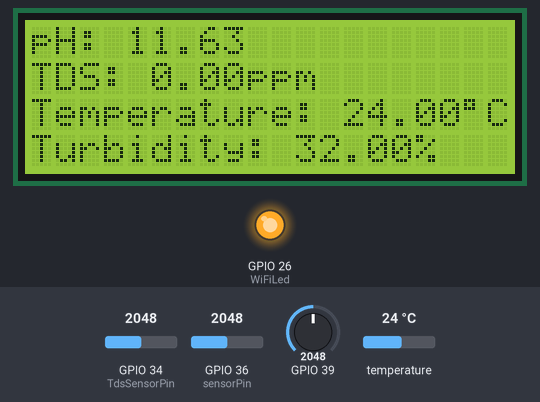
The sketch below on a simulated ESP32. Parts: 20×4 character LCD, output pins drawn as LEDs (lit = HIGH). The test bench sets the inputs (shaded band); at power-on: temperature 24 °C, GPIO 36 (sensorPin) = 2048, GPIO 39 = 2048, GPIO 34 (TdsSensorPin) = 2048. WiFi joins after 1.5 s; servers stay silent unless stated; what the sketch prints to the serial monitor is not drawn.

Above: at 11.0 s.
11.1 s: temperature set to 10.5 °C
At 12.9 s:
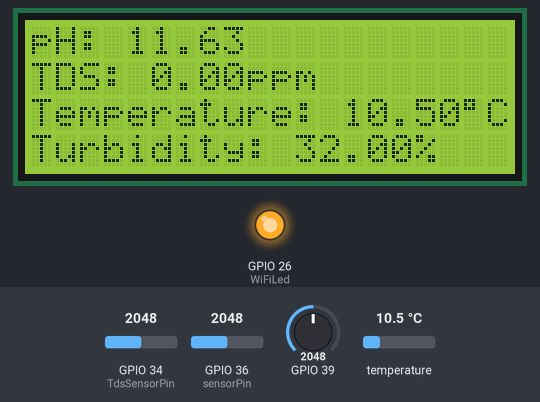
13.2 s: temperature set to 9.3 °C
At 14.8 s:
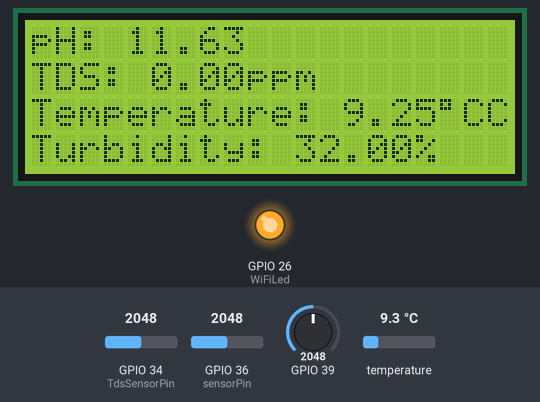
15.9 s: GPIO 36 (sensorPin) set to 2697
At 17.7 s:
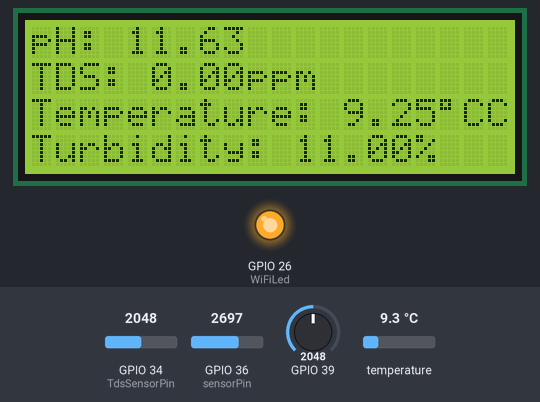
18.5 s: GPIO 36 (sensorPin) set to 2813
At 20.6 s:
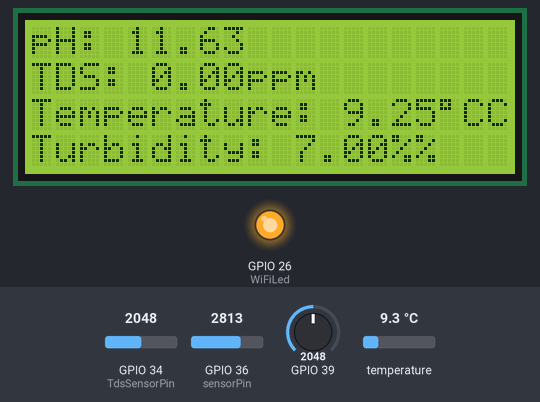
21.1 s: temperature set to 12 °C
At 23.4 s:
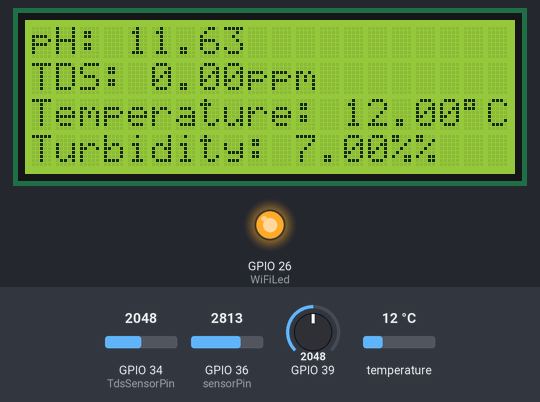
23.7 s: GPIO 39 set to 2866
At 25.8 s:
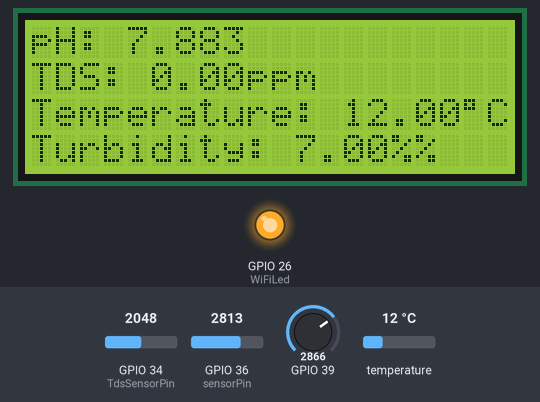
Timing chart, 0 to 27.3 s (numbered marks = the images above; inputs shaded):
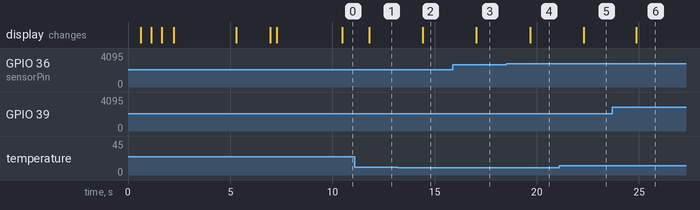

The sketch:

main_code.ino
```cpp
//This is for the Video Explanation account
// Blynk info = email: richardlennon@gmail.com password: richardlennon01
//Email info =  email: richardlennon@gmail.com password: richardlennon01
//Blynk Credentials
#define BLYNK_TEMPLATE_ID "TMPL2OiLhWN7P"
#define BLYNK_TEMPLATE_NAME "Handheld Drinking Water Quality Tester"
#define BLYNK_AUTH_TOKEN "8Bf7V84Ntu6KhYf0wEK-vgY7KZ8scByM"


//This is for the Video Explanation account
// Blynk info = Email: handheldwaterqualitytester@gmail.com password: handheld@12345
//Email info =  Email: handheldwaterqualitytester@gmail.com password: handheld01
// This is the newer version. Edit these three (3) below credentials with your BLYNK credentials.
#define BLYNK_TEMPLATE_ID "TMPL2HSZxx4Ra"
#define BLYNK_TEMPLATE_NAME "Handheld Drinking Water Quality Tester"
#define BLYNK_AUTH_TOKEN "5cwXPazbKQLPPVgxmYFJX0jxnlFo-q-v"


/* Comment this out to disable prints and save space */
#define BLYNK_PRINT Serial
#include <WiFi.h>
#include <WiFiClient.h>
#include <BlynkSimpleEsp32.h>

#define WiFiLed 26

BlynkTimer timer;

const unsigned long wifiTimeout = 10000;  // WiFi connection timeout in milliseconds
unsigned long wifiStartTime;
bool notificationlogOnceStatus = true;


//LCD2004
#include <Wire.h>
#include <LiquidCrystal_I2C.h>
LiquidCrystal_I2C lcd(0x27, 20, 4);  // set the LCD address to 0x27 for a 16 chars and 2 line display


//DS18B20 Temperature sensor
#include <OneWire.h>
#include <DallasTemperature.h>
const int oneWireBus = 27;            // GPIO where the DS18B20 is connected to
OneWire oneWire(oneWireBus);          // Setup a oneWire instance to communicate with any OneWire devices
DallasTemperature sensors(&oneWire);  // Pass our oneWire reference to Dallas Temperature sensor
float temperature;


//TDS sensor variabls.
#define TdsSensorPin 34
#define VREF 3.3           // analog reference voltage(Volt) of the ADC
#define SCOUNT 30          // sum of sample point
int analogBuffer[SCOUNT];  // store the analog value in the array, read from ADC
int analogBufferTemp[SCOUNT];
int analogBufferIndex = 0;
int copyIndex = 0;
float averageVoltage = 0;
float tdsValue = 0;


// Turbidity Sensor variables.
int sensorPin = 36, Vclear = 2.00;
float volt, sensVal;
float ntu;
int samples = 800;

//pH variables.
float calibration_value = 21.34 - 0.3;
int phval = 0;
unsigned long int avgval;
int buffer_arr[10], temp;
float ph_act;

// Your WiFi credentials.
// Set password to "" for open networks.
char ssid[] = "Deewansonic_Engineering";
char pass[] = "lkjhgfdsa";


void myTimer() {
  // This function describes what will happen with each timer tick
  // e.g. writing sensor value to datastream V5
  Blynk.virtualWrite(V0, ph_act);
  Blynk.virtualWrite(V1, tdsValue);
  Blynk.virtualWrite(V2, temperature);
  Blynk.virtualWrite(V3, ntu);
}


BLYNK_CONNECTED() {
  // update the latest state to the server
  // Blynk.syncVirtual(V0, V1, V2, V3, V4, V5, V6, V7, V8, V9, V10, V11, V12, V13);  // will cause BLYNK_WRITE(V0) to be executed
  // or
  Blynk.syncAll();  //ensure to have enabled the "sync" in each datastream in blynk platform/dashboard as without enabling the "sync", the   Blynk.syncAll(); will not work and it will only work for only the datastream's 'sync' that is enabled.
  // or
  // Blynk.virtualWrite(V0, LIGHT);  // Blynk.virtualWrite(V1, FAN);  // Blynk.virtualWrite(V2, SOCKET1);  // Blynk.virtualWrite(V3, SOCKET2);
}

void setup() {
  Serial.begin(9600);
  sensors.begin();
  pinMode(TdsSensorPin, INPUT);
  pinMode(WiFiLed, OUTPUT);


  //for the lcd
  lcd.init();           // initialize the lcd
  lcd.backlight();      //lcd backlight
  lcd.setCursor(0, 0);  //setting the lcd cursor
  lcd.print(".......WELCOME......");
  delay(500);
  lcd.clear();
  lcd.setCursor(0, 1);
  lcd.print(".......WELCOME......");
  delay(500);
  lcd.clear();
  lcd.setCursor(0, 2);
  lcd.print(".......WELCOME......");
  delay(500);
  lcd.clear();
  lcd.setCursor(0, 3);
  lcd.print(".......WELCOME......");
  delay(500);
  lcd.clear();
  lcd.setCursor(0, 0);
  lcd.print("         A          ");
  lcd.setCursor(0, 1);
  lcd.print(" HANDHELD DRINKING  ");
  lcd.setCursor(0, 2);
  lcd.print("    WATER QUALITY   ");
  lcd.setCursor(0, 3);
  lcd.print("       TESTER       ");
  delay(3000);
  connectWiFi();
}

void loop() {
  if (Blynk.connected()) {
    Blynk.run();
    timer.run();
  }


  //Temperature sensor evaluation codes
  sensors.requestTemperatures();
  temperature = sensors.getTempCByIndex(0);

  //TDS sensor evaluation codes
  static unsigned long analogSampleTimepoint = millis();
  if (millis() - analogSampleTimepoint > 40U)  //every 40 milliseconds,read the analog value from the ADC
  {
    analogSampleTimepoint = millis();
    analogBuffer[analogBufferIndex] = analogRead(TdsSensorPin);  //read the analog value and store into the buffer
    analogBufferIndex++;
    if (analogBufferIndex == SCOUNT)
      analogBufferIndex = 0;
  }
  static unsigned long printTimepoint = millis();
  if (millis() - printTimepoint > 800U) {
    printTimepoint = millis();
    for (copyIndex = 0; copyIndex < SCOUNT; copyIndex++)
      analogBufferTemp[copyIndex] = analogBuffer[copyIndex];
    averageVoltage = getMedianNum(analogBufferTemp, SCOUNT) * (float)VREF / 4096.0;                                                                                                   // read the analog value more stable by the median filtering algorithm, and convert to voltage value
    float compensationCoefficient = 1.0 + 0.02 * (temperature - 25.0);                                                                                                                //temperature compensation formula: fFinalResult(25^C) = fFinalResult(current)/(1.0+0.02*(fTP-25.0));
    float compensationVolatge = averageVoltage / compensationCoefficient;                                                                                                             //temperature compensation
    tdsValue = (133.42 * compensationVolatge * compensationVolatge * compensationVolatge - 255.86 * compensationVolatge * compensationVolatge + 857.39 * compensationVolatge) * 0.5;  //convert voltage value to tds value

    Serial.print("TDS Value:");
    Serial.print(tdsValue, 0);
    Serial.println("ppm");

    Serial.print("Temperature:");
    Serial.print(temperature);
    Serial.println("ºC");
  }

  //Turbidity Sensor evaluation code (function call to execute itself)
  turbidity();


  //pH sensor evaluation codes
  for (int i = 0; i < 10; i++) {
    buffer_arr[i] = analogRead(39);
    delay(30);
  }
  for (int i = 0; i < 9; i++) {
    for (int j = i + 1; j < 10; j++) {
      if (buffer_arr[i] > buffer_arr[j]) {
        temp = buffer_arr[i];
        buffer_arr[i] = buffer_arr[j];
        buffer_arr[j] = temp;
      }
    }
  }
  avgval = 0;
  for (int i = 2; i < 8; i++)
    avgval += buffer_arr[i];
  float volt = (float)avgval * 3.3 / 4095 / 6;
  ph_act = -5.70 * volt + calibration_value;
  Serial.print("pH Val:");
  Serial.println(ph_act);


  //LCD2004 to display the parameters code
  lcd.setCursor(0, 0);
  lcd.print("pH: ");
  lcd.print(ph_act);
  lcd.setCursor(0, 1);
  lcd.print("TDS: ");
  lcd.print(tdsValue);
  lcd.print("ppm");
  lcd.setCursor(0, 2);
  lcd.print("Temperature: ");
  lcd.print(temperature);
  lcd.print((char)223);  //THis is to print the symbol º degree on LCD.
  lcd.print("C");
  lcd.setCursor(0, 3);
  lcd.print("Turbidity: ");
  lcd.print(ntu);
  lcd.print("%");
  delay(100);
}


/**********************************************************************/
//FUNTIONS
/**********************************************************************/
int getMedianNum(int bArray[], int iFilterLen) {
  int bTab[iFilterLen];
  for (byte i = 0; i < iFilterLen; i++)
    bTab[i] = bArray[i];
  int i, j, bTemp;
  for (j = 0; j < iFilterLen - 1; j++) {
    for (i = 0; i < iFilterLen - j - 1; i++) {
      if (bTab[i] > bTab[i + 1]) {
        bTemp = bTab[i];
        bTab[i] = bTab[i + 1];
        bTab[i + 1] = bTemp;
      }
    }
  }
  if ((iFilterLen & 1) > 0)
    bTemp = bTab[(iFilterLen - 1) / 2];
  else
    bTemp = (bTab[iFilterLen / 2] + bTab[iFilterLen / 2 - 1]) / 2;
  return bTemp;
}


//For turbidity sensor
void turbidity() {
  volt = 0;
  for (int i = 0; i < samples; i++) {
    //        volt += ((float)analogRead(sensorPin)/1023)*5;
    volt += ((float)analogRead(sensorPin) / 4095) * 3.3;
  }
  volt = volt / samples;

  volt = round_to_dp(volt, 2);
  if (volt < 0.605) {  //when it is half of the cleaniest value which is 2.42. half is 1.21. then say that it is very dirty.
    //    ntu = 3000;  //very dirty water
    ntu = 100;  //very dirty water 100% dirty// mapped into percentages.

  } else {
    //    ntu = -1120.4 * sq(volt) + 5742.3 * volt - 4353.8; //in NTU.
    sensVal = constrain((float)analogRead(sensorPin), 0, 3011);  //3011 is the highest analog value we have gotten from the sensor
    ntu = map(sensVal, 0, 3011, 100, 0);                         //in percentege. // Map this value from 0 - 3011 to 100 and 0 in percentage so that it becomes percentage of cleanliness.
    //    ntu = 100 - (volt / Vclear) * 100; //in percentege.
    if (ntu < 0.00) {
      ntu = 0.00;
    }
  }

  Serial.print("Voltage:");
  Serial.print(volt);
  Serial.print("      ");
  Serial.print("sensorPin:");
  Serial.print(analogRead(sensorPin));
  Serial.print("      ");
  Serial.print("Turbidity NTU:");
  Serial.println(ntu);
}
float round_to_dp(float in_value, int decimal_place) {
  float multiplier = powf(10.0f, decimal_place);
  in_value = roundf(in_value * multiplier) / multiplier;
  return in_value;
}


//**************************************************************************************************
// Function to connect to the internet and after 10secs, timeout and continue with the microcontroller functions.
// If you want offline functionality then you’ll need to attempt a WiFi connection manually and if that is successful use Blynk.config and Blynk.connect instead.
void connectWiFi() {  //This enables the device to work without internet. When the WiFi tries get connected but not connected in 10secs, it skip the blynk.begin() to execute the void loop().
  Serial.println("Connecting to WiFi");
  WiFi.begin(ssid, pass);
  wifiStartTime = millis();
  lcd.clear();

  while (WiFi.status() != WL_CONNECTED && millis() - wifiStartTime < wifiTimeout) {
    Serial.print(".");
    lcd.setCursor(0, 0);
    lcd.print("Trying to connect to");
    lcd.setCursor(0, 1);
    lcd.print("the internet.     ");
    lcd.setCursor(0, 3);
    lcd.print("Please wait...      ");
    delay(500);
  }

  if (WiFi.status() == WL_CONNECTED) {
    digitalWrite(WiFiLed, HIGH);
    lcd.clear();
    lcd.setCursor(0, 0);
    lcd.print("Internet Connected. ");
    lcd.setCursor(0, 2);
    lcd.print("Starting system with");
    lcd.setCursor(0, 3);
    lcd.print("internet.");
    Serial.println("");
    Serial.println("WiFi connected");
    Serial.println("IP address: ");
    Serial.println(WiFi.localIP());

    Blynk.begin(BLYNK_AUTH_TOKEN, ssid, pass);
    timer.setInterval(500L, checkBlynkStatus);  //when the wifi is connected, set the timer interval
    timer.setInterval(500L, myTimer);           //when the wifi is connected, set the timer interval
    Blynk.syncAll();
    lcd.clear();
    delay(2000);
  } else {
    digitalWrite(WiFiLed, LOW);
    Serial.println("");
    Serial.println("Failed to connect to WiFi within timeout period");
    lcd.clear();
    lcd.setCursor(0, 0);
    lcd.print("Failed to connect to");
    lcd.setCursor(0, 1);
    lcd.print("the internet.     ");
    lcd.setCursor(0, 2);
    lcd.print("System start without");
    lcd.setCursor(0, 3);
    lcd.print("internet.");
    delay(2000);
    lcd.clear();
  }
}


//for checking the status of the internet
void checkBlynkStatus() {  // called every 2 seconds by SimpleTimer
  if (Blynk.connected() == true) {
    //    Serial.println("Blynk Not Connected");
    digitalWrite(WiFiLed, HIGH);
    if (notificationlogOnceStatus == true) {
      Blynk.logEvent("alert", "DEVICE AND BLYNK IS CONNECTED");  //(event_code, any statements)
      notificationlogOnceStatus = false;
    }
  } else {
    //    Serial.println("Blynk Connected");
    digitalWrite(WiFiLed, LOW);
    notificationlogOnceStatus = true;
  }
}
```

Measured:
- the behaviour switches between 10 and 9.9 °C on temperature (found by bisection; images 1 and 2)
- the behaviour switches between 2740 and 2741 on GPIO 36 (sensorPin) (found by bisection; images 3 and 4)
- after the input at 11.1 s, the display: changes after 0.69 s (image 1)
- after the input at 13.2 s, the display: changes after 1.2 s (image 2)
- after the input at 15.9 s, the display: changes after 1.1 s (image 3)
- after the input at 18.5 s, the display: changes after 1.2 s (image 4)
- after the input at 21.1 s, the display: changes after 1.2 s (image 5)
